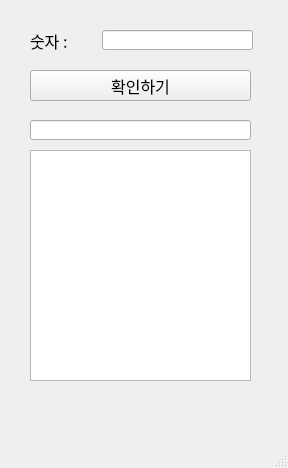
<?xml version="1.0" encoding="UTF-8"?>
<ui version="4.0">
 <class>MainWindow</class>
 <widget class="QMainWindow" name="MainWindow">
  <property name="geometry">
   <rect>
    <x>0</x>
    <y>0</y>
    <width>288</width>
    <height>468</height>
   </rect>
  </property>
  <property name="font">
   <font>
    <family>D2Coding</family>
    <pointsize>12</pointsize>
   </font>
  </property>
  <property name="windowTitle">
   <string>MainWindow</string>
  </property>
  <widget class="QWidget" name="centralwidget">
   <widget class="QLabel" name="lb1">
    <property name="geometry">
     <rect>
      <x>30</x>
      <y>30</y>
      <width>61</width>
      <height>21</height>
     </rect>
    </property>
    <property name="text">
     <string>숫자 : </string>
    </property>
   </widget>
   <widget class="QLineEdit" name="le1">
    <property name="geometry">
     <rect>
      <x>102</x>
      <y>30</y>
      <width>151</width>
      <height>20</height>
     </rect>
    </property>
   </widget>
   <widget class="QPushButton" name="pbtn1">
    <property name="geometry">
     <rect>
      <x>30</x>
      <y>70</y>
      <width>221</width>
      <height>31</height>
     </rect>
    </property>
    <property name="text">
     <string>확인하기</string>
    </property>
   </widget>
   <widget class="QTextEdit" name="te1">
    <property name="geometry">
     <rect>
      <x>30</x>
      <y>150</y>
      <width>221</width>
      <height>231</height>
     </rect>
    </property>
   </widget>
   <widget class="QLineEdit" name="le2">
    <property name="geometry">
     <rect>
      <x>30</x>
      <y>120</y>
      <width>221</width>
      <height>20</height>
     </rect>
    </property>
   </widget>
  </widget>
  <widget class="QMenuBar" name="menubar">
   <property name="geometry">
    <rect>
     <x>0</x>
     <y>0</y>
     <width>288</width>
     <height>21</height>
    </rect>
   </property>
  </widget>
  <widget class="QStatusBar" name="statusbar"/>
 </widget>
 <resources/>
 <connections/>
</ui>
